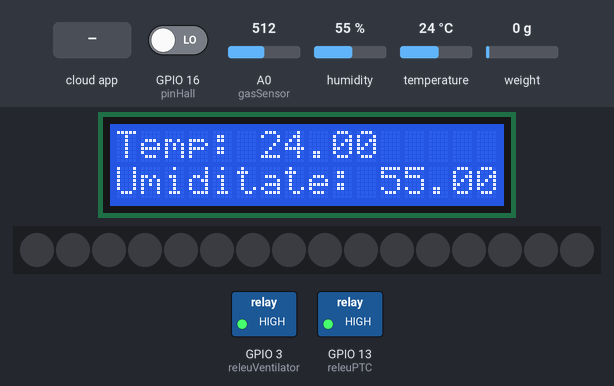
The sketch below on a simulated ESP8266 (NodeMCU). Shown: 16×2 character LCD, 16 RGB LEDs in strip order, left to right, switched loads named in the sketch (green lamp = pin HIGH). Inputs (shaded band) come from the test bench; at power-on: humidity 55 %, GPIO 16 (pinHall) LOW, A0 (gasSensor) = 512, temperature 24 °C, weight on the scale 0 g. Dim RGB values are drawn brighter than linear; WiFi joins after 1.5 s; servers stay silent unless stated; network time is answered at once with the bench clock; the local clock reads 2024-03-15 10:24:30 at power-on unless the sketch sets it; the Firebase database answers and starts empty; what the sketch prints to the serial monitor is not drawn.

Above: at 6.3 s.
6.4 s: the phone or cloud app sets LightSwitch to 1
At 9.2 s:
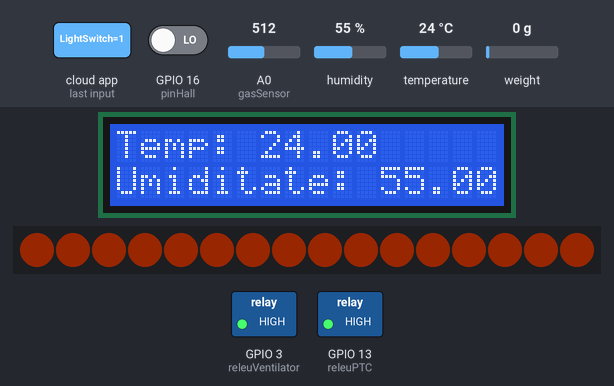
9.7 s: the phone or cloud app sets LightSwitch to 0
At 11.85 s:
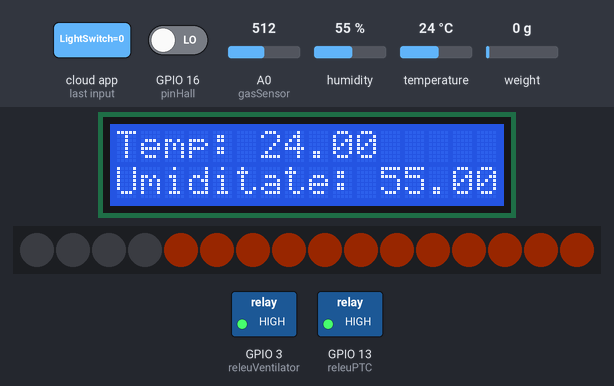
13.8 s: the phone or cloud app sets RelayFan to 1
At 16.6 s:
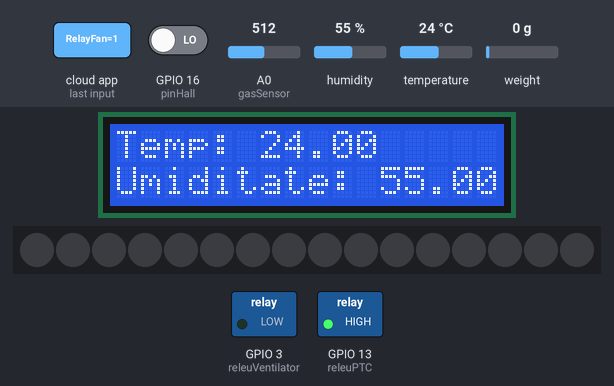
16.9 s: the phone or cloud app sets RelayPTC to 1
At 17.7 s:
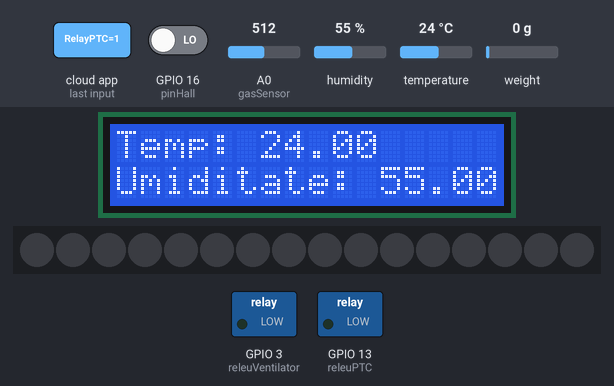
18.8 s: the phone or cloud app sets RelayFan to 0
At 20.0 s:
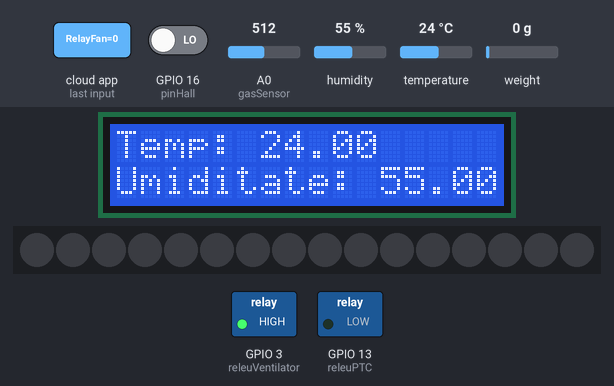
20.9 s: humidity set to 22 %
At 22.1 s:
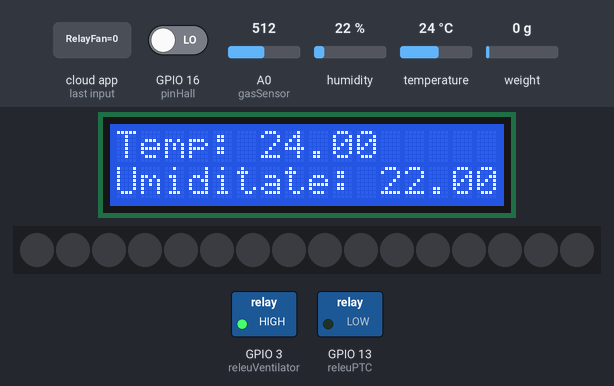
Timing chart, 0 to 23.9 s (numbered marks = the images above; inputs shaded):
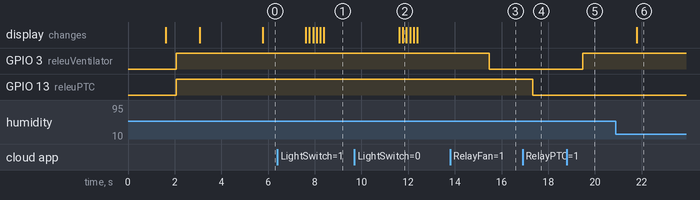

The sketch:

RoomCheck_V13.ino
```cpp
#include <ESP8266WiFi.h>
#include <NTPClient.h>
#include <WiFiUdp.h>
#include <Wire.h>
#include <LiquidCrystal_I2C.h>
#include <SimpleDHT.h>
#include <SPI.h>
#include "HX711.h"
#include <FastLED.h>
#include <FirebaseESP8266.h>

#define gasSensor A0
#define pinHall 16 //D0
#define pinLight 5 //D1
#define LOADCELL_DOUT_PIN 4 //D2
#define LOADCELL_SCK_PIN 0 //D3
#define pinDHT22 2 //D4
#define releuPTC 13 //D7
#define releuVentilator 3 //RX

#define NUM_LEDS 16

#define WIFI_SSID "HUAWEI-W2Nw"
#define WIFI_PASSWORD "11223344"

#define FIREBASE_HOST "roomcheck-21820-default-rtdb.firebaseio.com"

/** The database secret is obsoleted, please use other authentication methods,
 * see examples in the Authentications folder.
*/
#define FIREBASE_AUTH "pKEnDYo2UAoINWJ7HwjZTssU9rSkjxzX2i1Emwh6"

LiquidCrystal_I2C lcd(0x27, 16, 2);
SimpleDHT22 dht22;
CRGB leds[NUM_LEDS];
HX711 scale;

const long utcOffsetInSeconds = 10800;

//Week Days
String weekDays[7]={"Sunday", "Monday", "Tuesday", "Wednesday", "Thursday", "Friday", "Saturday"};

//Month names
String months[12]={"January", "February", "March", "April", "May", "June", "July", "August", "September", "October", "November", "December"};

//Define FirebaseESP8266 data object
FirebaseData firebaseData;

FirebaseJson json;

String path = "/Room/1";

//variabile globale
unsigned long sendDataPrevMillis = 0;
unsigned long sendDataPrevMilli = 0;
int contor = 1;
int count = 0;/////careful here
int ptcState = 1;
int ventilatorState = 1;
int lightState = 0;
int nrCarti = 0;
float weightValue = 1;
int initialLightValue = 0;
int initialHallValue = 0;
int initialWeightValue = 0;
int initialGasSensorValue = 0;
unsigned long timeForSendingData = 30000;
unsigned long previousMillis = 0;
unsigned long previousM = 0;
unsigned long previousMili = 0;
float calibration_factor = -96650;

struct DateSenzori{
  float temperatura;
  float umiditate;
  int eroare;
};

struct Command{
  const char * stare_ptc;
  const char * stare_ventilator;
  const char * stare_led;
  int tmin;
  int tmax;
  int hmin;
  int hmax;
  int numar_carti;
  int httpCode;
};

// Define NTP Client to get time
WiFiUDP ntpUDP;
NTPClient timeClient(ntpUDP, "europe.pool.ntp.org", utcOffsetInSeconds);

void setup()
{
    Serial.begin(115200);
    delay(10);

    WiFi.mode(WIFI_STA);

    WiFi.begin(WIFI_SSID, WIFI_PASSWORD);
    Serial.print("Connecting to Wi-Fi");
    while (WiFi.status() != WL_CONNECTED)
    {
      Serial.print(".");
      delay(300);
    }
    Serial.println();
    Serial.print("Connected with IP: ");
    Serial.println(WiFi.localIP());
    Serial.println();

    // Connect to WiFi network
    lcd.begin(14,12);
    lcd.backlight();
    lcd.setCursor(0,0);
    lcd.print(F("Connecting to"));
    lcd.setCursor(0,1);
    lcd.print(WIFI_SSID);

    lcd.clear();
    lcd.print(F("WiFi connected"));

    timeClient.begin();

    Firebase.begin(FIREBASE_HOST, FIREBASE_AUTH);
    Firebase.reconnectWiFi(true);

    //Set the size of WiFi rx/tx buffers in the case where we want to work with large data.
    firebaseData.setBSSLBufferSize(1024, 1024);

    //Set the size of HTTP response buffers in the case where we want to work with large data.
    firebaseData.setResponseSize(1024);

    //Set database read timeout to 1 minute (max 15 minutes)
    Firebase.setReadTimeout(firebaseData, 1000 * 60);
    //tiny, small, medium, large and unlimited.
    //Size and its write timeout e.g. tiny (1s), small (10s), medium (30s) and large (60s).
    Firebase.setwriteSizeLimit(firebaseData, "tiny");

    //optional, set the decimal places for float and double data to be stored in database
    Firebase.setFloatDigits(2);
    Firebase.setDoubleDigits(6);

    Firebase.setBool(firebaseData, path + "/details/RelayPTC", false);
    Firebase.setBool(firebaseData, path + "/details/RelayFan", false);
    Firebase.setBool(firebaseData, path + "/details/LightSwitch", false);
//    Firebase.setBool(firebaseData, path + "/details/GasTrigger", false);

    pinMode(releuPTC, OUTPUT);
    pinMode(releuVentilator, OUTPUT);
    pinMode(pinLight, OUTPUT);
    pinMode(pinHall, INPUT);
    digitalWrite(releuPTC, 1);
    digitalWrite(releuVentilator, 1);
    digitalWrite(pinLight, 0);

    FastLED.addLeds<NEOPIXEL, pinLight>(leds, NUM_LEDS);
    FastLED.setBrightness(24);

    delay(1000);
    lcd.clear();

    scale.begin(LOADCELL_DOUT_PIN, LOADCELL_SCK_PIN);
    if (scale.is_ready()) {
      scale.tare();
      long zero_factor = scale.read_average();
    } else {
      Serial.println("HX711 not found.");
    }
    scale.set_scale();
    scale.set_scale(scale.get_units());
}


void loop()
{
  if (millis() - sendDataPrevMilli > 2000){
      sendDataPrevMilli = millis();

      int gasSensorValue = analogRead(gasSensor);
      Serial.println(gasSensorValue);
      if(gasSensorValue >= 550){
          if(initialGasSensorValue != 1){
              initialGasSensorValue = 1;
              Firebase.setBool(firebaseData, path + "/details/GasTrigger", true);
          }
      }else if(gasSensorValue <= 350 && initialGasSensorValue != 0){
          initialGasSensorValue = 0;
          Firebase.setBool(firebaseData, path + "/details/GasTrigger", false);
      }

      int hallValue = digitalRead(pinHall);
      if(hallValue != initialHallValue){
          initialHallValue = hallValue;
          if(initialHallValue == 1){
              Firebase.setBool(firebaseData, path + "/details/HallSensor", true);
          }else{
              Firebase.setBool(firebaseData, path + "/details/HallSensor", false);
          }

      }

      //Get data from RTDB
      if (Firebase.getBool(firebaseData, path + "/details/RelayPTC")) {

        if (firebaseData.dataType() == "boolean") {
          if(firebaseData.boolData() == 1){
              ptcState = 0;
          }else if(firebaseData.boolData() == 0){
              ptcState = 1;
          }
          digitalWrite(releuPTC, ptcState);
        }

      } else {
        Serial.println(firebaseData.errorReason());
      }

      if (Firebase.getBool(firebaseData, path + "/details/RelayFan")) {

        if (firebaseData.dataType() == "boolean") {
          Serial.println(firebaseData.boolData() == 1 ? "true" : "false");
          if(firebaseData.boolData() == 1){
              ventilatorState = 0;
          }else if(firebaseData.boolData() == 0){
              ventilatorState = 1;
          }
          digitalWrite(releuVentilator, ventilatorState);
        }

      } else {
        Serial.println(firebaseData.errorReason());
      }

      if (Firebase.getBool(firebaseData, path + "/details/LightSwitch")) {
        int trigger = 0;
        if (firebaseData.dataType() == "boolean") {
            int lightValue = firebaseData.boolData();
            if(lightValue != initialLightValue){
                initialLightValue = lightValue;
                if(initialLightValue == 1){
                    lightMethod(1);
                }else{
                    lightMethod(0);
                }
            }
         }
      } else {
        Serial.println(firebaseData.errorReason());
      }

      if (scale.is_ready()) {
          float weight = scale.get_units() - 1;
          Serial.print(weight, 3);
          Serial.print(F(" kg"));
          Serial.println();
          if(weight >= 0.100 && initialWeightValue == 0){
              initialWeightValue = 1;
              weightValue = weight;
              Firebase.setInt(firebaseData, path + "/details/NumberOfObjects", 1);
              contor++;
          }else if(weight >= 0.100 && (weight >= (contor*weightValue - weightValue/4)) && (weight <= (contor*weightValue + weightValue/4))){
              Firebase.setInt(firebaseData, path + "/details/NumberOfObjects", contor);
              contor++;
          }else if((weight - (contor-1)*weightValue < -weightValue/4) && (weight + weightValue/4 >= (contor-1)*weight - weightValue) && contor > 2 && weight >= 0.100 ){
              contor--;
              Firebase.setInt(firebaseData, path + "/details/NumberOfObjects", contor - 1);
          }else if(weight < 0.100 && initialWeightValue != 0){
              initialWeightValue = 0;
              weightValue = weight;
              contor = 1;
              Firebase.setInt(firebaseData, path + "/details/NumberOfObjects", contor - 1);
          }
      }

      //read temp and hum and return them in date object
      DateSenzori date = Sensor();
      char float_str[8];
      char float_str2[8];
      char line0[21];
      char line1[21];
      dtostrf(date.temperatura,4,2,float_str);
      dtostrf(date.umiditate,4,2,float_str2);
      sprintf(line0, "Temp: %-10s", float_str);
      sprintf(line1, "Umiditate: %-7s", float_str2);
      lcd.setCursor(0,0);
      lcd.print(line0);
      lcd.setCursor(0,1);
      lcd.print(line1);
  }


if (millis() - sendDataPrevMillis > 5000)
    {
        sendDataPrevMillis = millis();

        timeClient.update();

        unsigned long epochTime = timeClient.getEpochTime();

        String formattedTime = timeClient.getFormattedTime();

        int currentHour = timeClient.getHours();

        int currentMinute = timeClient.getMinutes();

        int currentSecond = timeClient.getSeconds();

//        String currentTime = String(currentHour) + ":" + String(currentMinute) + ":" + String(currentSecond);

        String weekDay = weekDays[timeClient.getDay()];

        //Get a time structure
        struct tm *ptm = gmtime ((time_t *)&epochTime);

        int monthDay = ptm->tm_mday;

        int currentMonth = ptm->tm_mon+1;

        String currentMonthName = months[currentMonth-1];

        int currentYear = ptm->tm_year+1900;

        //Print complete date:
        String currentDate = String(currentYear) + "-" + String(currentMonth) + "-" + String(monthDay);
        String finalTime = currentDate + " " + formattedTime;
        Serial.print("Current date: ");
        Serial.println(currentDate);

        FirebaseJson json1;

        FirebaseJsonData jsonObj;

        DateSenzori date = Sensor();

        if(currentYear != 1970 && date.eroare != 101){
            count++;
            json1.set("temp", date.temperatura);
            json1.set("hum", date.umiditate);
            json1.set("timestamp", finalTime);

            //Send JSON to RTDB
            Firebase.push(firebaseData, path + "/data", json1);
        }
    }
}


void lightMethod(int trigger){
    if(trigger == 1){
        for (int i = 0; i < 16; i++){
            //using the CRGB function we can set any LED to any color
            //using the parameters of Red, Green and Blue color
            leds[i] = CRGB(255,69,0);
            FastLED.show();
            delay(50);
        }
    }else if(trigger == 0){
        for (int i = 0; i < 16; i++){
            //using the CRGB function we can set any LED to any color
            //using the parameters of Red, Green and Blue color
            leds[i] = CRGB::Black;
            //set all leds to the given color
            FastLED.show();
            delay(50);
        }
    }
}

struct DateSenzori Sensor(){
    // start working...
    Serial.println(F("================================="));
    Serial.println(F("Sample DHT22..."));

    struct DateSenzori dateSenzori;
    dateSenzori.eroare = 0;
    int err = SimpleDHTErrSuccess;
    if ((err = dht22.read2(pinDHT22, &dateSenzori.temperatura, &dateSenzori.umiditate, NULL)) != SimpleDHTErrSuccess) {
      Serial.print(F("Read DHT22 failed, err=")); Serial.println(err);
      dateSenzori.eroare = err;
    }

    Serial.print(F("Sample OK: "));
    Serial.print((float)dateSenzori.temperatura); Serial.print(F(" *C, "));
    Serial.print((float)dateSenzori.umiditate); Serial.println(F(" RH%"));

    return dateSenzori;
}
```

Measured:
- after the input at 13.8 s, GPIO 3 (releuVentilator): HIGH → LOW after 1.7 s
- after the input at 16.9 s, GPIO 13 (releuPTC): HIGH → LOW after 0.43 s
- after the input at 18.8 s, GPIO 3 (releuVentilator): LOW → HIGH after 0.68 s
- after the input at 20.9 s, the display: changes after 0.89 s (image 6)
